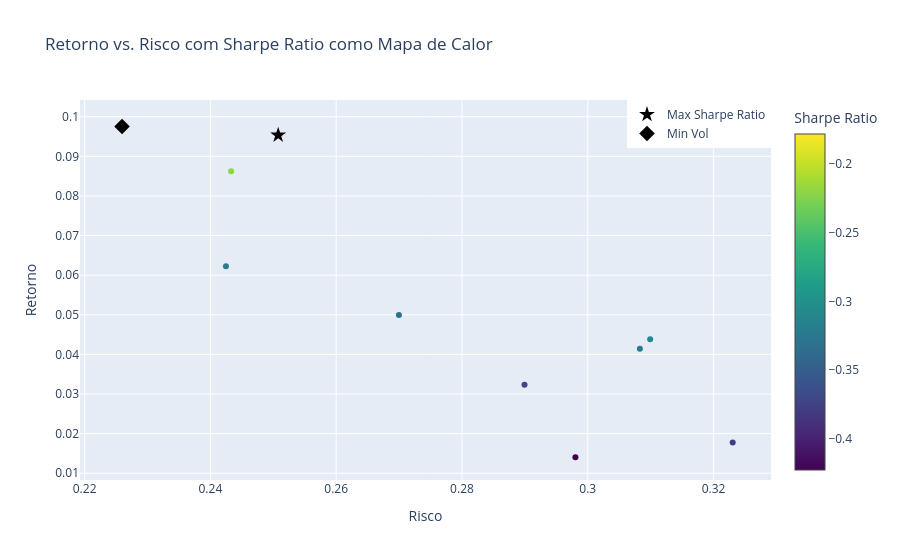

The notebook cell saved with this chart:
### Markdown cell above
grafico

### Code cell
if n_monte_carlo <= 10**5 :
    import plotly.graph_objects as go

    fig = go.Figure()

    fig.add_trace(go.Scatter(x=MC_portf_results["volatilidade"],y=MC_portf_results["retorno"],
                            mode="markers",marker=dict(color=MC_portf_results["sharpe_ratio"],
                                                        colorscale="Viridis",
                                                        colorbar=dict(title="Sharpe Ratio"),
                                                        ), showlegend=False))
    # ponto de Sharpe Ratio máximo
    fig.add_trace(go.Scatter(x=[MC_max_sharpe_portf.volatilidade],y=[MC_max_sharpe_portf.retorno],
                            mode="markers",marker=dict(color="black", symbol="star", size=12,),
                            name="Max Sharpe Ratio",))

    # ponto de volatilidade mínima
    fig.add_trace(go.Scatter(x=[MC_min_vol_portf.volatilidade],y=[MC_min_vol_portf.retorno],
                            mode="markers",marker=dict(color="black", symbol="diamond", size=12,),
                            name="Min Vol",))

    fig.update_layout(xaxis_title="Risco",yaxis_title="Retorno",
        title="Retorno vs. Risco com Sharpe Ratio como Mapa de Calor",
        legend=dict(
            x=1,  # Posição horizontal (0 = esquerda, 1 = direita)
            y=1,  # Posição vertical (0 = inferior, 1 = superior)
            xanchor="right",  # Ancora horizontal da legenda
            yanchor="top"   # Ancora vertical da legenda
        ))
    # Exiba o gráfico
    fig.show()

else : pass
    # avg_ret_aa , cov_mat_aa = port_metrics(prices)
    # MARKERS = ["o"]*len(prices.columns)

    # with sns.plotting_context("paper"):
    #     fig, ax = plt.subplots()
    #     MC_portf_results.plot(kind="scatter", x="volatilidade", 
    #                         y="retorno", c="sharpe_ratio",
    #                         cmap="RdYlGn", edgecolors="black", 
    #                         ax=ax)
    #     ax.set(xlabel="Volatilidade", 
    #         ylabel="Retorno", 
    #         title="Fronteira eficiente via simulação")
    #     # ax.plot(ef_vol_list, ef_rtn_list, "b--")
    #     for asset_index in range(len(prices.columns)):
    #         ax.scatter(x=np.sqrt(cov_mat_aa.iloc[asset_index, asset_index]), 
    #                 y=avg_ret_aa[asset_index], 
    #                 marker=MARKERS[asset_index], 
    #                 s=150, color="black",
    #                 # label=ASSETS[asset_index]
    #                 )
    #         ax.text(x=np.sqrt(cov_mat_aa.iloc[asset_index, asset_index])+.005,
    #             y=avg_ret_aa[asset_index]+.01,
    #             s=ASSETS[asset_index],
    #             fontsize=10, ha='center', va='bottom') 
            

    #     # Ponto de Sharpe Ratio máximo
    #     ax.scatter(MC_max_sharpe_portf.volatilidade, MC_max_sharpe_portf.retorno,
    #             marker="*", s=100, color="black", label="Max Sharpe Ratio")

    #     # Ponto de volatilidade mínima
    #     ax.scatter(MC_min_vol_portf.volatilidade, MC_min_vol_portf.retorno,
    #             marker="D", s=100, color="black", label="Min Vol")

    #     ax.legend()

    #     sns.despine()
    #     plt.tight_layout()
    #     # plt.savefig("images/figure_11_10", dpi=200)

### Figure 1 — Plotly figure (JSON) as saved in the notebook; plotly's stock layout.template omitted (floating-point values rounded to 4 significant figures)
{"data": [{"marker": {"color": [-0.3205, -0.4226, -0.178, -0.221, -0.3198, -0.3713, -0.3102, -0.3783, -0.1879, -0.3335], "colorbar": {"title": {"text": "Sharpe Ratio"}}, "colorscale": [[0, "#440154"], [0.1111, "#482878"], [0.2222, "#3e4989"], [0.3333, "#31688e"], [0.4444, "#26828e"], [0.5556, "#1f9e89"], [0.6667, "#35b779"], [0.7778, "#6ece58"], [0.8889, "#b5de2b"], [1, "#fde725"]]}, "mode": "markers", "showlegend": false, "type": "scatter", "x": [0.2425, 0.298, 0.2508, 0.2433, 0.3083, 0.2899, 0.3099, 0.323, 0.226, 0.27], "y": [0.06228, 0.01404, 0.09535, 0.08623, 0.04141, 0.03234, 0.04385, 0.01778, 0.09753, 0.04997]}, {"marker": {"color": "black", "size": 12, "symbol": "star"}, "mode": "markers", "name": "Max Sharpe Ratio", "type": "scatter", "x": [0.2508], "y": [0.09535]}, {"marker": {"color": "black", "size": 12, "symbol": "diamond"}, "mode": "markers", "name": "Min Vol", "type": "scatter", "x": [0.226], "y": [0.09753]}], "layout": {"legend": {"x": 1, "xanchor": "right", "y": 1, "yanchor": "top"}, "title": {"text": "Retorno vs. Risco com Sharpe Ratio como Mapa de Calor"}, "xaxis": {"title": {"text": "Risco"}}, "yaxis": {"title": {"text": "Retorno"}}}}
